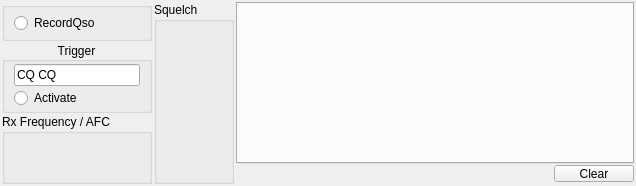
<?xml version="1.0" encoding="UTF-8"?>
<ui version="4.0">
 <class>CRxDisplay</class>
 <widget class="QFrame" name="CRxDisplay">
  <property name="geometry">
   <rect>
    <x>0</x>
    <y>0</y>
    <width>636</width>
    <height>186</height>
   </rect>
  </property>
  <property name="windowTitle">
   <string/>
  </property>
  <property name="frameShape">
   <enum>QFrame::NoFrame</enum>
  </property>
  <property name="frameShadow">
   <enum>QFrame::Plain</enum>
  </property>
  <property name="lineWidth">
   <number>0</number>
  </property>
  <layout class="QGridLayout" name="gridLayout" columnstretch="0,0,1" columnminimumwidth="150,0,0">
   <property name="margin">
    <number>2</number>
   </property>
   <property name="spacing">
    <number>2</number>
   </property>
   <item row="0" column="2">
    <layout class="QVBoxLayout" name="verticalLayout_2">
     <property name="spacing">
      <number>0</number>
     </property>
     <item>
      <widget class="TabWidget" name="RxHeader">
       <property name="focusPolicy">
        <enum>Qt::NoFocus</enum>
       </property>
       <property name="currentIndex">
        <number>-1</number>
       </property>
      </widget>
     </item>
     <item>
      <layout class="QHBoxLayout" name="horizontalLayout">
       <item>
        <spacer name="horizontalSpacer">
         <property name="orientation">
          <enum>Qt::Horizontal</enum>
         </property>
         <property name="sizeHint" stdset="0">
          <size>
           <width>546</width>
           <height>20</height>
          </size>
         </property>
        </spacer>
       </item>
       <item>
        <widget class="QPushButton" name="Clear">
         <property name="minimumSize">
          <size>
           <width>0</width>
           <height>13</height>
          </size>
         </property>
         <property name="maximumSize">
          <size>
           <width>16777215</width>
           <height>17</height>
          </size>
         </property>
         <property name="focusPolicy">
          <enum>Qt::NoFocus</enum>
         </property>
         <property name="text">
          <string>Clear</string>
         </property>
        </widget>
       </item>
      </layout>
     </item>
    </layout>
   </item>
   <item row="0" column="0">
    <layout class="QVBoxLayout" name="verticalLayout">
     <property name="spacing">
      <number>1</number>
     </property>
     <property name="sizeConstraint">
      <enum>QLayout::SetDefaultConstraint</enum>
     </property>
     <item>
      <widget class="QGroupBox" name="RecordBox">
       <property name="minimumSize">
        <size>
         <width>0</width>
         <height>30</height>
        </size>
       </property>
       <property name="title">
        <string/>
       </property>
       <layout class="QGridLayout" name="gridLayout_2">
        <property name="leftMargin">
         <number>9</number>
        </property>
        <property name="topMargin">
         <number>2</number>
        </property>
        <property name="rightMargin">
         <number>2</number>
        </property>
        <property name="bottomMargin">
         <number>2</number>
        </property>
        <item row="0" column="0">
         <widget class="QRadioButton" name="recordActivate">
          <property name="text">
           <string>RecordQso</string>
          </property>
         </widget>
        </item>
       </layout>
      </widget>
     </item>
     <item>
      <widget class="QGroupBox" name="TriggerBox">
       <property name="minimumSize">
        <size>
         <width>0</width>
         <height>70</height>
        </size>
       </property>
       <property name="title">
        <string>Trigger</string>
       </property>
       <property name="alignment">
        <set>Qt::AlignCenter</set>
       </property>
       <layout class="QVBoxLayout" name="verticalLayout_3">
        <property name="spacing">
         <number>2</number>
        </property>
        <property name="topMargin">
         <number>2</number>
        </property>
        <property name="bottomMargin">
         <number>2</number>
        </property>
        <item>
         <widget class="QLineEdit" name="TriggerText">
          <property name="minimumSize">
           <size>
            <width>0</width>
            <height>18</height>
           </size>
          </property>
          <property name="text">
           <string>CQ CQ</string>
          </property>
         </widget>
        </item>
        <item>
         <widget class="QRadioButton" name="triggerActivate">
          <property name="text">
           <string>Activate</string>
          </property>
         </widget>
        </item>
       </layout>
      </widget>
     </item>
     <item>
      <widget class="FrequencySelect" name="RxFreq">
       <property name="minimumSize">
        <size>
         <width>0</width>
         <height>70</height>
        </size>
       </property>
       <property name="title">
        <string>Rx Frequency / AFC</string>
       </property>
      </widget>
     </item>
    </layout>
   </item>
   <item row="0" column="1">
    <widget class="CSquelch" name="Squelch">
     <property name="minimumSize">
      <size>
       <width>80</width>
       <height>0</height>
      </size>
     </property>
     <property name="title">
      <string>Squelch</string>
     </property>
    </widget>
   </item>
  </layout>
 </widget>
 <customwidgets>
  <customwidget>
   <class>FrequencySelect</class>
   <extends>QGroupBox</extends>
   <header>frequencyselect.h</header>
   <container>1</container>
   <slots>
    <signal>FrequencyChanged(double)</signal>
   </slots>
  </customwidget>
  <customwidget>
   <class>CSquelch</class>
   <extends>QGroupBox</extends>
   <header>csquelch.h</header>
   <container>1</container>
  </customwidget>
  <customwidget>
   <class>TabWidget</class>
   <extends>QTabWidget</extends>
   <header>tabwidget.h</header>
   <container>1</container>
  </customwidget>
 </customwidgets>
 <resources/>
 <connections>
  <connection>
   <sender>RxFreq</sender>
   <signal>FrequencyChanged(double)</signal>
   <receiver>CRxDisplay</receiver>
   <slot>setRxFrequency(double)</slot>
   <hints>
    <hint type="sourcelabel">
     <x>79</x>
     <y>230</y>
    </hint>
    <hint type="destinationlabel">
     <x>441</x>
     <y>140</y>
    </hint>
   </hints>
  </connection>
  <connection>
   <sender>RxHeader</sender>
   <signal>currentChanged(int)</signal>
   <receiver>CRxDisplay</receiver>
   <slot>changeActiveRxWindow(int)</slot>
   <hints>
    <hint type="sourcelabel">
     <x>561</x>
     <y>129</y>
    </hint>
    <hint type="destinationlabel">
     <x>441</x>
     <y>140</y>
    </hint>
   </hints>
  </connection>
  <connection>
   <sender>Clear</sender>
   <signal>clicked()</signal>
   <receiver>CRxDisplay</receiver>
   <slot>clearRxWindow()</slot>
   <hints>
    <hint type="sourcelabel">
     <x>833</x>
     <y>258</y>
    </hint>
    <hint type="destinationlabel">
     <x>441</x>
     <y>140</y>
    </hint>
   </hints>
  </connection>
  <connection>
   <sender>triggerActivate</sender>
   <signal>clicked()</signal>
   <receiver>CRxDisplay</receiver>
   <slot>trigger()</slot>
   <hints>
    <hint type="sourcelabel">
     <x>86</x>
     <y>161</y>
    </hint>
    <hint type="destinationlabel">
     <x>441</x>
     <y>140</y>
    </hint>
   </hints>
  </connection>
  <connection>
   <sender>TriggerText</sender>
   <signal>returnPressed()</signal>
   <receiver>CRxDisplay</receiver>
   <slot>trigger()</slot>
   <hints>
    <hint type="sourcelabel">
     <x>86</x>
     <y>133</y>
    </hint>
    <hint type="destinationlabel">
     <x>441</x>
     <y>140</y>
    </hint>
   </hints>
  </connection>
  <connection>
   <sender>recordActivate</sender>
   <signal>toggled(bool)</signal>
   <receiver>CRxDisplay</receiver>
   <slot>record(bool)</slot>
   <hints>
    <hint type="sourcelabel">
     <x>86</x>
     <y>54</y>
    </hint>
    <hint type="destinationlabel">
     <x>441</x>
     <y>140</y>
    </hint>
   </hints>
  </connection>
 </connections>
 <slots>
  <slot>setRxFrequency(double)</slot>
  <slot>changeActiveRxWindow(int)</slot>
  <slot>clearRxWindow()</slot>
  <slot>trigger()</slot>
  <slot>record(bool)</slot>
 </slots>
</ui>
